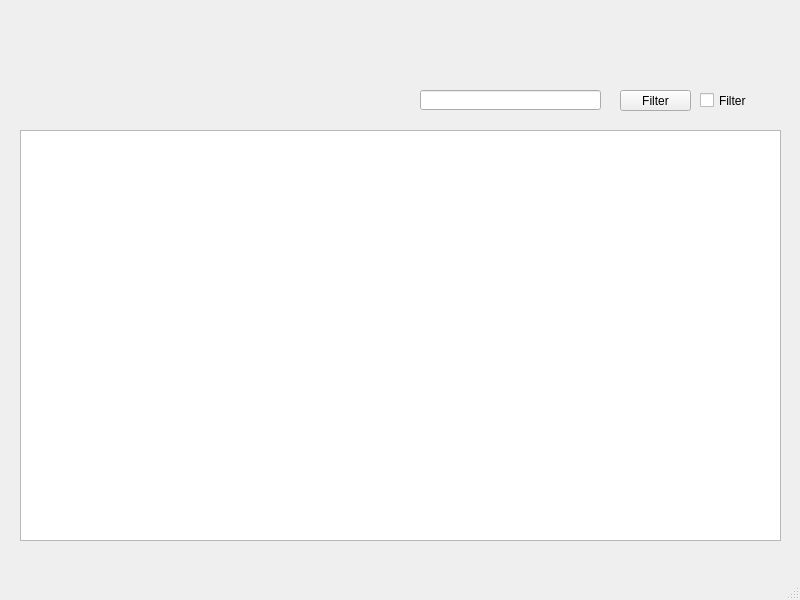
<?xml version="1.0" encoding="UTF-8"?>
<ui version="4.0">
 <class>MainWindow</class>
 <widget class="QMainWindow" name="MainWindow">
  <property name="geometry">
   <rect>
    <x>0</x>
    <y>0</y>
    <width>800</width>
    <height>600</height>
   </rect>
  </property>
  <property name="minimumSize">
   <size>
    <width>144</width>
    <height>48</height>
   </size>
  </property>
  <property name="windowTitle">
   <string>MainWindow</string>
  </property>
  <widget class="QWidget" name="centralwidget">
   <widget class="QTableWidget" name="personTable">
    <property name="geometry">
     <rect>
      <x>20</x>
      <y>130</y>
      <width>761</width>
      <height>411</height>
     </rect>
    </property>
   </widget>
   <widget class="QLineEdit" name="filterKeyInput">
    <property name="geometry">
     <rect>
      <x>420</x>
      <y>90</y>
      <width>181</width>
      <height>20</height>
     </rect>
    </property>
   </widget>
   <widget class="QPushButton" name="filterBtn">
    <property name="geometry">
     <rect>
      <x>620</x>
      <y>90</y>
      <width>71</width>
      <height>21</height>
     </rect>
    </property>
    <property name="text">
     <string>Filter</string>
    </property>
   </widget>
   <widget class="QCheckBox" name="filterEnabled">
    <property name="geometry">
     <rect>
      <x>700</x>
      <y>90</y>
      <width>71</width>
      <height>21</height>
     </rect>
    </property>
    <property name="text">
     <string>Filter</string>
    </property>
   </widget>
  </widget>
  <widget class="QMenuBar" name="menubar">
   <property name="geometry">
    <rect>
     <x>0</x>
     <y>0</y>
     <width>800</width>
     <height>15</height>
    </rect>
   </property>
  </widget>
  <widget class="QStatusBar" name="statusbar"/>
 </widget>
 <resources/>
 <connections/>
</ui>
